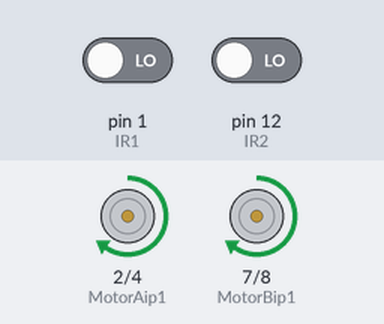
The sketch below on a simulated Arduino Uno, built with avr-gcc and run on an emulated ATmega328P. Parts: motor-driver pin pairs drawn as motors (green arrow = first pin HIGH = forward, orange = second pin HIGH = backward, longer = more drive, scaled by the enable pin). Inputs (shaded band) come from the test bench; at power-on: pin 1 (IR1) LOW, pin 12 (IR2) LOW.

Above: at 1.2 s.
1.3 s: pin 1 (IR1) driven HIGH
At 1.6 s:
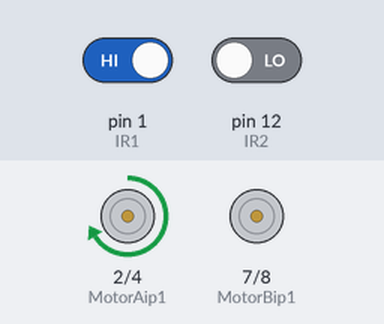
2.8 s: pin 12 (IR2) driven HIGH
At 4.0 s:
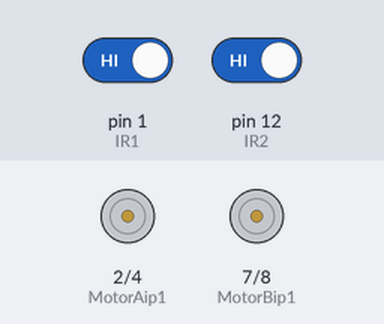
4.3 s: pin 1 (IR1) driven LOW
At 5.1 s:
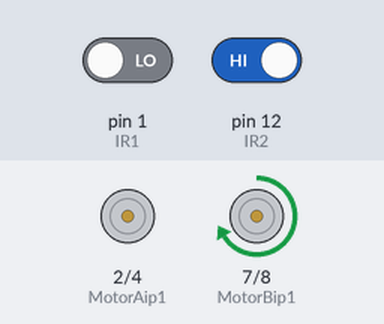
5.8 s: pin 12 (IR2) driven LOW
At 6.2 s:
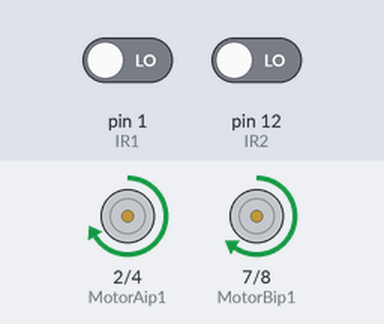
Timing chart, 0 to 8.3 s (numbered marks = the images above; inputs shaded):
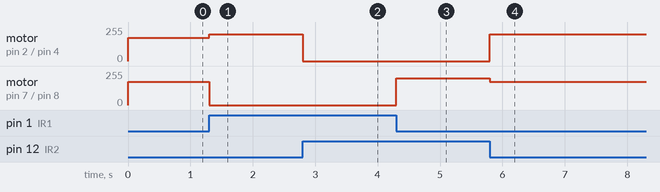

Measured:
- after the input at 1.3 s, motor on pin 2 (MotorAip1) / pin 4 (MotorAip2): forward 175/255 → forward 200/255 at once; motor on pin 7 (MotorBip1) / pin 8 (MotorBip2): forward 175/255 → stopped at once
- after the input at 2.8 s, motor on pin 2 (MotorAip1) / pin 4 (MotorAip2): forward 200/255 → stopped at once
- after the input at 4.3 s, motor on pin 7 (MotorBip1) / pin 8 (MotorBip2): stopped → forward 200/255 at once
- after the input at 5.8 s, motor on pin 2 (MotorAip1) / pin 4 (MotorAip2): stopped → forward 200/255 at once; motor on pin 7 (MotorBip1) / pin 8 (MotorBip2): forward 200/255 → forward 175/255 at once

The sketch:

race_track.ino
```cpp
// Black Line Follower
int IR1=1;      //Right sensor
int IR2=12;    //left Sensor
// motor one
int enA = 5;    //Right motor
int MotorAip1=2;
int MotorAip2=4;
// motor two
int enB = 10;    //Left motor
int MotorBip1=7;
int MotorBip2=8;
void setup()
{
  // put your setup code here, to run once:
  pinMode(enA, OUTPUT);
  pinMode(enB, OUTPUT);
  pinMode(IR1,INPUT);
  pinMode(IR2,INPUT);
  pinMode(MotorAip1,OUTPUT);
  pinMode(MotorAip2,OUTPUT);
  pinMode(MotorBip1,OUTPUT);
  pinMode(MotorBip2,OUTPUT);
}
void loop()
{
   if(digitalRead(IR1)==HIGH && digitalRead(IR2)==HIGH) // car will not move
  {
    //Stop both Motors
    digitalWrite(MotorAip1,LOW);
    digitalWrite(MotorAip2,LOW);
    digitalWrite(MotorBip1,LOW);
    digitalWrite(MotorBip2,LOW);
   analogWrite (enA, 0);
   analogWrite (enB, 0);
  }

  else if(digitalRead(IR1)==LOW && digitalRead(IR2)==LOW)  //car will follow black line

  {
    //Move both the Motors
    digitalWrite(MotorAip1,HIGH);
    digitalWrite(MotorAip2,LOW);
    digitalWrite(MotorBip1,HIGH);
    digitalWrite(MotorBip2,LOW);
    analogWrite (enA, 175);
    analogWrite (enB, 175);
  }

  else if(digitalRead(IR1)==LOW && digitalRead(IR2)==HIGH)
  {
    //Tilt robot towards left by stopping the left wheel and moving the right one

    digitalWrite(MotorAip1,LOW);
    digitalWrite(MotorAip2,LOW);
    digitalWrite(MotorBip1,HIGH);
    digitalWrite(MotorBip2,LOW);
    analogWrite (enA, 175);
    analogWrite (enB, 200);

  }

  else if(digitalRead(IR1)==HIGH && digitalRead(IR2)==LOW)
  {
    //Tilt robot towards right by stopping the right wheel and moving the left one

    digitalWrite(MotorAip1,HIGH);
    digitalWrite(MotorAip2,LOW);
    digitalWrite(MotorBip1,LOW);
    digitalWrite(MotorBip2,LOW);
    analogWrite (enA, 200);
    analogWrite (enB, 175);

  }

  else
  {
    //Stop both the motors
    digitalWrite(MotorAip1,LOW);
    digitalWrite(MotorAip2,LOW);
    digitalWrite(MotorBip1,LOW);
    digitalWrite(MotorBip2,LOW);
    analogWrite (enA, 0);
   analogWrite (enB, 0);
  }
}
```
